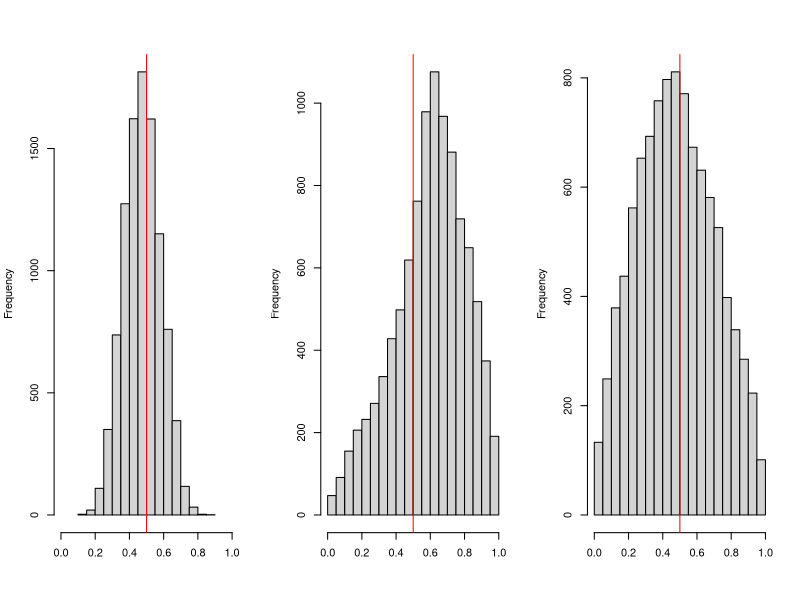

Generate this figure with R:

#

n <- 10000
cf <- boot::inv.logit(rnorm(n, -0.1, sd = sqrt(0.2)))

endpt_var <- msm::rtnorm(n, 0, sd = sqrt(2.5), lower = 0)

cf_endpt_logit <- boot::inv.logit(rnorm(n, boot::logit(cf), sd = sqrt(endpt_var)))
cf_endpt <- boot::inv.logit(rnorm(n, cf, sd = sqrt(endpt_var)))


# plots

par(mfrow = c(1,3))
hist(cf,
     breaks = 20, xlim = c(0,1),
     main = "", xlab = "")
abline(v=0.5, col = "red")
hist(cf_endpt,
     breaks = 30,
     xlim = c(0,1),
     main = "", xlab = "")
abline(v=0.5, col = "red")
hist(cf_endpt_logit,
     breaks = 30,
     xlim = c(0,1),
     main = "", xlab = "")
abline(v=0.5, col = "red")


# stats

sum(cf > 0.6)/n
sum(cf > 0.7)/n
